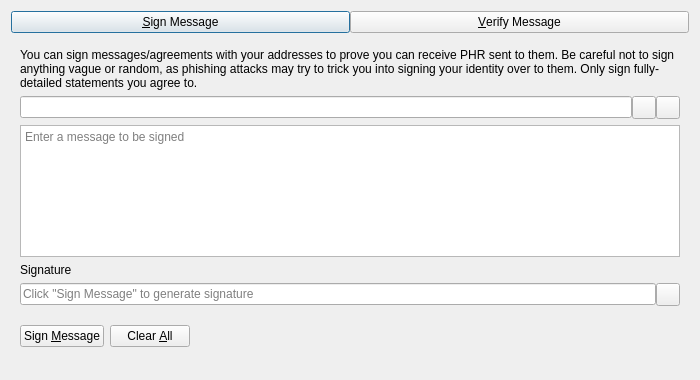
<?xml version="1.0" encoding="UTF-8"?>
<ui version="4.0">
 <class>SignVerifyMessageDialog</class>
 <widget class="QDialog" name="SignVerifyMessageDialog">
  <property name="geometry">
   <rect>
    <x>0</x>
    <y>0</y>
    <width>700</width>
    <height>380</height>
   </rect>
  </property>
  <property name="windowTitle">
   <string>Signatures - Sign / Verify a Message</string>
  </property>
  <property name="modal">
   <bool>true</bool>
  </property>
  <layout class="QVBoxLayout" name="verticalLayout">
   <item>
    <layout class="QHBoxLayout" name="horizontalLayout_Buttons_2">
     <property name="spacing">
      <number>0</number>
     </property>
     <property name="topMargin">
      <number>0</number>
     </property>
     <item>
      <widget class="QPushButton" name="btnSignMessage">
       <property name="text">
        <string>&amp;Sign Message</string>
       </property>
       <property name="checkable">
        <bool>true</bool>
       </property>
      </widget>
     </item>
     <item>
      <widget class="QPushButton" name="btnVerifyMessage">
       <property name="text">
        <string>&amp;Verify Message</string>
       </property>
       <property name="checkable">
        <bool>true</bool>
       </property>
      </widget>
     </item>
    </layout>
   </item>
   <item>
    <widget class="QStackedWidget" name="stackedWidgetSig">
     <property name="minimumSize">
      <size>
       <width>0</width>
       <height>0</height>
      </size>
     </property>
     <property name="currentIndex">
      <number>0</number>
     </property>
     <widget class="QWidget" name="pageSignMessage">
      <layout class="QVBoxLayout" name="verticalLayout_SM">
       <item>
        <widget class="QLabel" name="infoLabel_SM">
         <property name="text">
          <string>You can sign messages/agreements with your addresses to prove you can receive PHR sent to them. Be careful not to sign anything vague or random, as phishing attacks may try to trick you into signing your identity over to them. Only sign fully-detailed statements you agree to.</string>
         </property>
         <property name="textFormat">
          <enum>Qt::PlainText</enum>
         </property>
         <property name="wordWrap">
          <bool>true</bool>
         </property>
        </widget>
       </item>
       <item>
        <layout class="QHBoxLayout" name="horizontalLayout_1_SM">
         <property name="spacing">
          <number>0</number>
         </property>
         <item>
          <widget class="QValidatedLineEdit" name="addressIn_SM">
           <property name="toolTip">
            <string>The PhantomRider address to sign the message with</string>
           </property>
          </widget>
         </item>
         <item>
          <widget class="QToolButton" name="addressBookButton_SM">
           <property name="toolTip">
            <string>Choose previously used address</string>
           </property>
           <property name="text">
            <string/>
           </property>
           <property name="shortcut">
            <string>Alt+A</string>
           </property>
          </widget>
         </item>
         <item>
          <widget class="QToolButton" name="pasteButton_SM">
           <property name="toolTip">
            <string>Paste address from clipboard</string>
           </property>
           <property name="text">
            <string/>
           </property>
           <property name="shortcut">
            <string>Alt+P</string>
           </property>
          </widget>
         </item>
        </layout>
       </item>
       <item>
        <widget class="QPlainTextEdit" name="messageIn_SM">
         <property name="toolTip">
          <string>Enter the message you want to sign here</string>
         </property>
         <property name="placeholderText">
          <string>Enter a message to be signed</string>
         </property>
        </widget>
       </item>
       <item>
        <widget class="QLabel" name="signatureLabel_SM">
         <property name="text">
          <string>Signature</string>
         </property>
         <property name="textFormat">
          <enum>Qt::PlainText</enum>
         </property>
        </widget>
       </item>
       <item>
        <layout class="QHBoxLayout" name="horizontalLayout_2_SM">
         <property name="spacing">
          <number>0</number>
         </property>
         <item>
          <widget class="QLineEdit" name="signatureOut_SM">
           <property name="placeholderText">
            <string>Click "Sign Message" to generate signature</string>
           </property>
           <property name="readOnly">
            <bool>true</bool>
           </property>
          </widget>
         </item>
         <item>
          <widget class="QToolButton" name="copySignatureButton_SM">
           <property name="toolTip">
            <string>Copy the current signature to the system clipboard</string>
           </property>
           <property name="text">
            <string/>
           </property>
          </widget>
         </item>
        </layout>
       </item>
       <item>
        <layout class="QHBoxLayout" name="horizontalLayout_3_SM">
         <item>
          <widget class="QPushButton" name="signMessageButton_SM">
           <property name="toolTip">
            <string>Sign the message to prove you own this PhantomRider address</string>
           </property>
           <property name="text">
            <string>Sign &amp;Message</string>
           </property>
           <property name="autoDefault">
            <bool>false</bool>
           </property>
          </widget>
         </item>
         <item>
          <widget class="QPushButton" name="clearButton_SM">
           <property name="toolTip">
            <string>Reset all sign message fields</string>
           </property>
           <property name="text">
            <string>Clear &amp;All</string>
           </property>
           <property name="autoDefault">
            <bool>false</bool>
           </property>
          </widget>
         </item>
         <item>
          <spacer name="horizontalSpacer_1_SM">
           <property name="orientation">
            <enum>Qt::Horizontal</enum>
           </property>
           <property name="sizeHint" stdset="0">
            <size>
             <width>40</width>
             <height>48</height>
            </size>
           </property>
          </spacer>
         </item>
         <item>
          <widget class="QLabel" name="statusLabel_SM">
           <property name="text">
            <string/>
           </property>
           <property name="wordWrap">
            <bool>true</bool>
           </property>
          </widget>
         </item>
         <item>
          <spacer name="horizontalSpacer_2_SM">
           <property name="orientation">
            <enum>Qt::Horizontal</enum>
           </property>
           <property name="sizeHint" stdset="0">
            <size>
             <width>40</width>
             <height>48</height>
            </size>
           </property>
          </spacer>
         </item>
        </layout>
       </item>
      </layout>
     </widget>
     <widget class="QWidget" name="pageVerifyMessage">
      <layout class="QVBoxLayout" name="verticalLayout_VM">
       <item>
        <widget class="QLabel" name="infoLabel_VM">
         <property name="text">
          <string>Enter the receiver's address, message (ensure you copy line breaks, spaces, tabs, etc. exactly) and signature below to verify the message. Be careful not to read more into the signature than what is in the signed message itself, to avoid being tricked by a man-in-the-middle attack. Note that this only proves the signing party receives with the address, it cannot prove sendership of any transaction!</string>
         </property>
         <property name="textFormat">
          <enum>Qt::PlainText</enum>
         </property>
         <property name="alignment">
          <set>Qt::AlignLeading|Qt::AlignLeft|Qt::AlignTop</set>
         </property>
         <property name="wordWrap">
          <bool>true</bool>
         </property>
        </widget>
       </item>
       <item>
        <layout class="QHBoxLayout" name="horizontalLayout_1_VM">
         <property name="spacing">
          <number>0</number>
         </property>
         <item>
          <widget class="QValidatedLineEdit" name="addressIn_VM">
           <property name="toolTip">
            <string>The PhantomRider address the message was signed with</string>
           </property>
          </widget>
         </item>
         <item>
          <widget class="QToolButton" name="addressBookButton_VM">
           <property name="toolTip">
            <string>Choose previously used address</string>
           </property>
           <property name="text">
            <string/>
           </property>
           <property name="shortcut">
            <string>Alt+A</string>
           </property>
          </widget>
         </item>
        </layout>
       </item>
       <item>
        <widget class="QPlainTextEdit" name="messageIn_VM">
          <property name="toolTip">
            <string>The signed message to verify</string>
          </property>
          <property name="placeholderText">
            <string>Enter a message to be verified</string>
          </property>
        </widget>
       </item>
       <item>
        <widget class="QValidatedLineEdit" name="signatureIn_VM">
          <property name="toolTip">
            <string>The signature given when the message was signed</string>
          </property>
          <property name="placeholderText">
            <string>Enter a signature for the message to be verified</string>
          </property>
        </widget>
       </item>
       <item>
        <layout class="QHBoxLayout" name="horizontalLayout_2_VM">
         <item>
          <widget class="QPushButton" name="verifyMessageButton_VM">
           <property name="toolTip">
            <string>Verify the message to ensure it was signed with the specified PhantomRider address</string>
           </property>
           <property name="text">
            <string>Verify &amp;Message</string>
           </property>
           <property name="autoDefault">
            <bool>false</bool>
           </property>
          </widget>
         </item>
         <item>
          <widget class="QPushButton" name="clearButton_VM">
           <property name="toolTip">
            <string>Reset all verify message fields</string>
           </property>
           <property name="text">
            <string>Clear &amp;All</string>
           </property>
           <property name="autoDefault">
            <bool>false</bool>
           </property>
          </widget>
         </item>
         <item>
          <spacer name="horizontalSpacer_1_VM">
           <property name="orientation">
            <enum>Qt::Horizontal</enum>
           </property>
           <property name="sizeHint" stdset="0">
            <size>
             <width>40</width>
             <height>48</height>
            </size>
           </property>
          </spacer>
         </item>
         <item>
          <widget class="QLabel" name="statusLabel_VM">
           <property name="text">
            <string/>
           </property>
           <property name="wordWrap">
            <bool>true</bool>
           </property>
          </widget>
         </item>
         <item>
          <spacer name="horizontalSpacer_2_VM">
           <property name="orientation">
            <enum>Qt::Horizontal</enum>
           </property>
           <property name="sizeHint" stdset="0">
            <size>
             <width>40</width>
             <height>48</height>
            </size>
           </property>
          </spacer>
         </item>
        </layout>
       </item>
      </layout>
     </widget>
    </widget>
   </item>
  </layout>
 </widget>
 <customwidgets>
  <customwidget>
   <class>QValidatedLineEdit</class>
   <extends>QLineEdit</extends>
   <header>qt/qvalidatedlineedit.h</header>
  </customwidget>
 </customwidgets>
 <resources>
  <include location="../dash.qrc"/>
 </resources>
 <connections/>
</ui>
